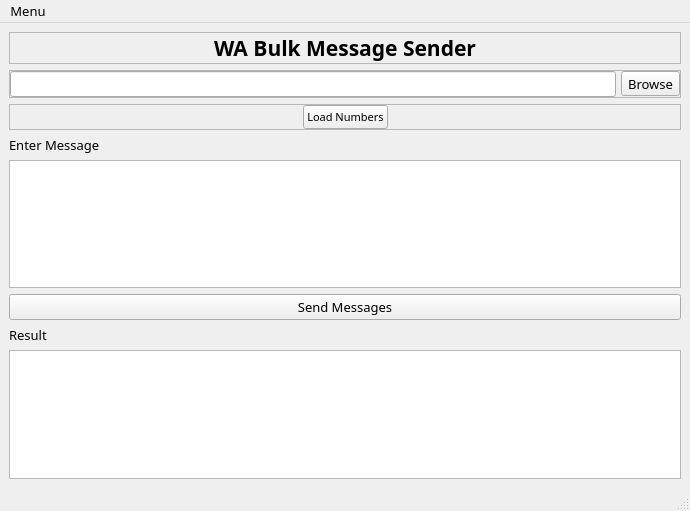
<?xml version="1.0" encoding="UTF-8"?>
<ui version="4.0">
 <class>MainWindow</class>
 <widget class="QMainWindow" name="MainWindow">
  <property name="geometry">
   <rect>
    <x>0</x>
    <y>0</y>
    <width>690</width>
    <height>511</height>
   </rect>
  </property>
  <property name="font">
   <font>
    <family>Segoe MDL2 Assets</family>
    <pointsize>10</pointsize>
   </font>
  </property>
  <property name="windowTitle">
   <string>MainWindow</string>
  </property>
  <widget class="QWidget" name="centralwidget">
   <property name="minimumSize">
    <size>
     <width>300</width>
     <height>300</height>
    </size>
   </property>
   <property name="maximumSize">
    <size>
     <width>16777215</width>
     <height>16777215</height>
    </size>
   </property>
   <layout class="QVBoxLayout" name="verticalLayout">
    <item>
     <widget class="QFrame" name="titleFrame">
      <property name="frameShape">
       <enum>QFrame::StyledPanel</enum>
      </property>
      <property name="frameShadow">
       <enum>QFrame::Raised</enum>
      </property>
      <layout class="QHBoxLayout" name="horizontalLayout_2">
       <property name="leftMargin">
        <number>0</number>
       </property>
       <property name="topMargin">
        <number>0</number>
       </property>
       <property name="rightMargin">
        <number>0</number>
       </property>
       <property name="bottomMargin">
        <number>0</number>
       </property>
       <item>
        <widget class="QLabel" name="label">
         <property name="text">
          <string>&lt;html&gt;&lt;head/&gt;&lt;body&gt;&lt;p align=&quot;center&quot;&gt;&lt;span style=&quot; font-size:16pt; font-weight:600;&quot;&gt;WA Bulk Message Sender&lt;/span&gt;&lt;/p&gt;&lt;/body&gt;&lt;/html&gt;</string>
         </property>
        </widget>
       </item>
      </layout>
     </widget>
    </item>
    <item>
     <widget class="QFrame" name="MainWindow_2">
      <property name="frameShape">
       <enum>QFrame::StyledPanel</enum>
      </property>
      <property name="frameShadow">
       <enum>QFrame::Raised</enum>
      </property>
      <layout class="QHBoxLayout" name="horizontalLayout">
       <property name="spacing">
        <number>5</number>
       </property>
       <property name="leftMargin">
        <number>0</number>
       </property>
       <property name="topMargin">
        <number>0</number>
       </property>
       <property name="rightMargin">
        <number>0</number>
       </property>
       <property name="bottomMargin">
        <number>0</number>
       </property>
       <item>
        <widget class="QLineEdit" name="pathBox">
         <property name="text">
          <string/>
         </property>
         <property name="frame">
          <bool>true</bool>
         </property>
         <property name="dragEnabled">
          <bool>true</bool>
         </property>
         <property name="clearButtonEnabled">
          <bool>false</bool>
         </property>
        </widget>
       </item>
       <item>
        <widget class="QToolButton" name="toolButton">
         <property name="text">
          <string>Browse</string>
         </property>
        </widget>
       </item>
      </layout>
     </widget>
    </item>
    <item>
     <widget class="QFrame" name="control">
      <property name="frameShape">
       <enum>QFrame::StyledPanel</enum>
      </property>
      <property name="frameShadow">
       <enum>QFrame::Raised</enum>
      </property>
      <layout class="QHBoxLayout" name="horizontalLayout_3">
       <property name="leftMargin">
        <number>0</number>
       </property>
       <property name="topMargin">
        <number>0</number>
       </property>
       <property name="rightMargin">
        <number>0</number>
       </property>
       <property name="bottomMargin">
        <number>0</number>
       </property>
       <item>
        <spacer name="horizontalSpacer_2">
         <property name="orientation">
          <enum>Qt::Horizontal</enum>
         </property>
         <property name="sizeHint" stdset="0">
          <size>
           <width>40</width>
           <height>20</height>
          </size>
         </property>
        </spacer>
       </item>
       <item>
        <widget class="QPushButton" name="pushButton">
         <property name="font">
          <font>
           <pointsize>8</pointsize>
          </font>
         </property>
         <property name="text">
          <string>Load Numbers</string>
         </property>
        </widget>
       </item>
       <item>
        <spacer name="horizontalSpacer">
         <property name="orientation">
          <enum>Qt::Horizontal</enum>
         </property>
         <property name="sizeHint" stdset="0">
          <size>
           <width>40</width>
           <height>20</height>
          </size>
         </property>
        </spacer>
       </item>
      </layout>
     </widget>
    </item>
    <item>
     <widget class="QLabel" name="label_2">
      <property name="text">
       <string>Enter Message</string>
      </property>
     </widget>
    </item>
    <item>
     <widget class="QPlainTextEdit" name="plainTextEdit"/>
    </item>
    <item>
     <widget class="QPushButton" name="pushButton_2">
      <property name="text">
       <string>Send Messages</string>
      </property>
     </widget>
    </item>
    <item>
     <widget class="QLabel" name="label_3">
      <property name="text">
       <string>Result</string>
      </property>
     </widget>
    </item>
    <item>
     <widget class="QTableView" name="tableView"/>
    </item>
   </layout>
  </widget>
  <widget class="QMenuBar" name="menubar">
   <property name="geometry">
    <rect>
     <x>0</x>
     <y>0</y>
     <width>690</width>
     <height>27</height>
    </rect>
   </property>
   <widget class="QMenu" name="menuMenu">
    <property name="title">
     <string>Menu</string>
    </property>
    <addaction name="actionexit"/>
   </widget>
   <addaction name="menuMenu"/>
  </widget>
  <widget class="QStatusBar" name="statusBar"/>
  <action name="actionexit">
   <property name="text">
    <string>Exit</string>
   </property>
  </action>
 </widget>
 <resources/>
 <connections/>
</ui>
